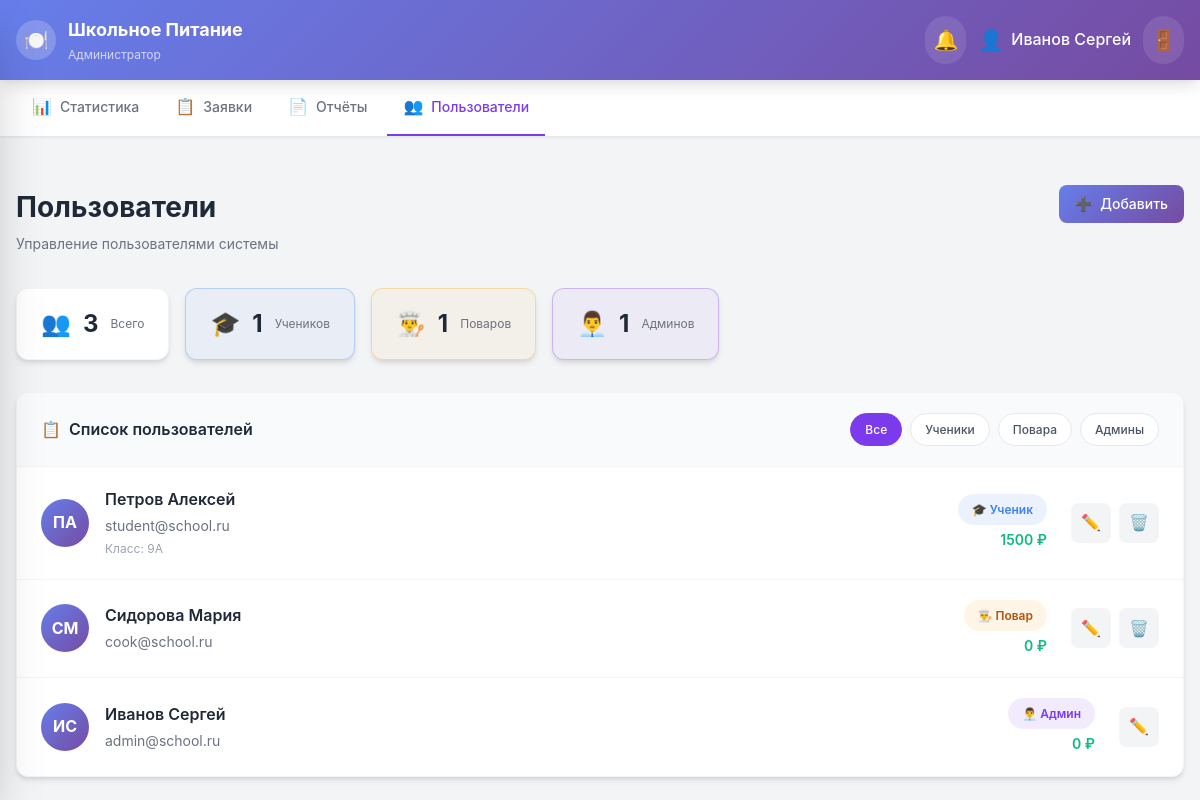
Before: /admin/users (signed in) with the older database file.
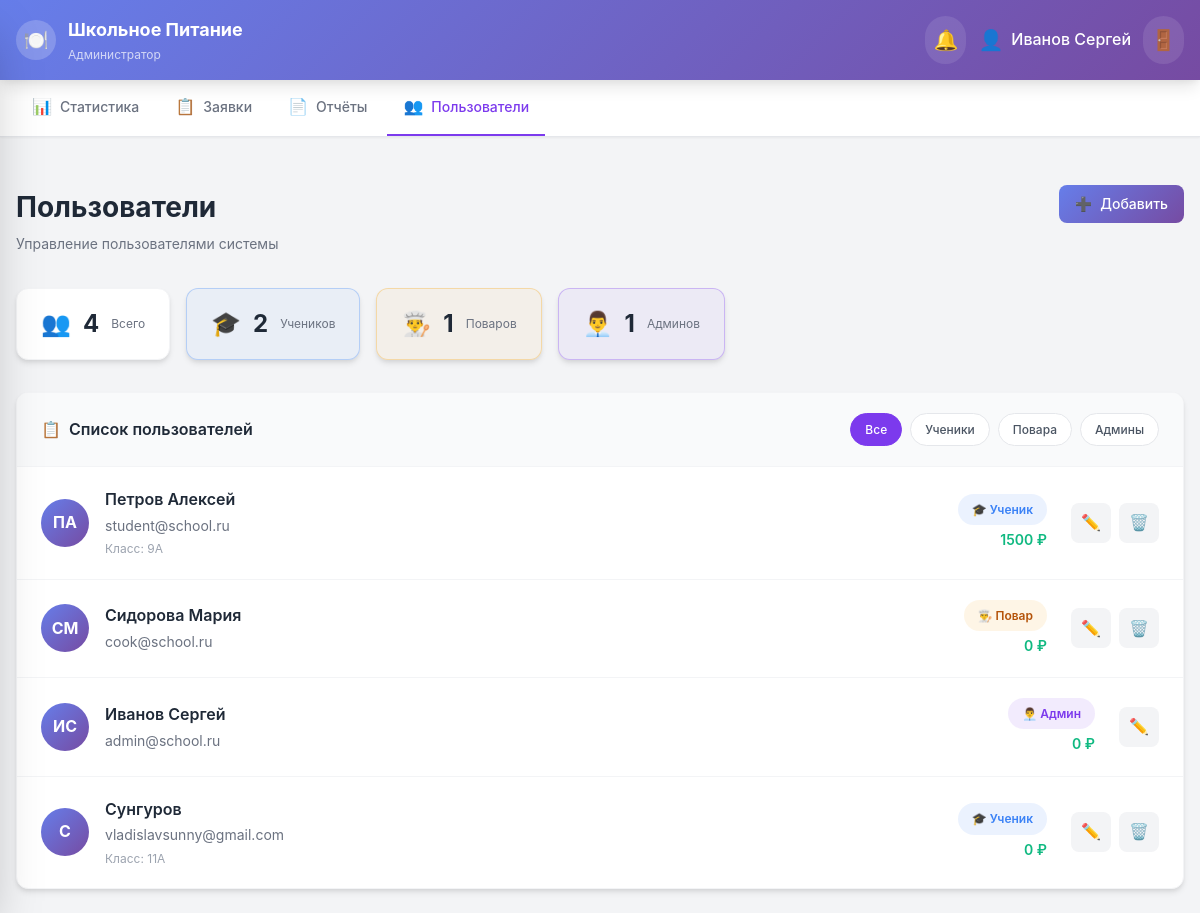
After: the same page with the newer database file.
### app.py (models this page shows)
class User(UserMixin, db.Model):
    id = db.Column(db.Integer, primary_key=True)
    email = db.Column(db.String(120), unique=True, nullable=False)
    password_hash = db.Column(db.String(256), nullable=False)
    name = db.Column(db.String(100), nullable=False)
    role = db.Column(db.String(20), nullable=False, default='student')
    student_class = db.Column(db.String(10))
    balance = db.Column(db.Float, default=0.0)
    allergies = db.Column(db.String(500), default='')
    created_at = db.Column(db.DateTime, default=datetime.utcnow)
    orders = db.relationship('Order', backref='user', lazy=True)
    reviews = db.relationship('Review', backref='user', lazy=True)
    notifications = db.relationship('Notification', backref='user', lazy=True)

### app.py (the view)
@app.route('/admin/users')
@login_required
@role_required('admin')
def admin_users():
    users = User.query.all()
    return render_template('admin/users.html', users=users)

### app.py (called while the page is built)
def role_required(*roles):
    def decorator(f):
        @wraps(f)
        def decorated_function(*args, **kwargs):
            if not current_user.is_authenticated:
                return redirect(url_for('login'))
            if current_user.role not in roles:
                flash('У вас нет доступа к этой странице', 'error')
                return redirect(url_for('index'))
            return f(*args, **kwargs)
        return decorated_function
    return decorator

@login_manager.user_loader
def load_user(user_id):
    return User.query.get(int(user_id))

### templates/admin/users.html (shortened to what this page needs)
{% extends 'base.html' %}
{% block content %}
<div class="page-top-spacing">
    <div class="page-header">
        <div class="users-header">
            <div class="users-header-left">
                <h2 class="page-title">Пользователи</h2>
                <p class="users-subtitle">Управление пользователями системы</p>
            </div>
            <button onclick="openAddUserModal()" class="btn btn-primary">
                <span>➕</span> Добавить
            </button>
        </div>
    </div>
</div>
<div class="users-stats-row">
    <div class="users-stat">
        <span class="users-stat-icon">👥</span>
        <span class="users-stat-value">{{ users|length }}</span>
        <span class="users-stat-label">Всего</span>
    </div>
    <div class="users-stat users-stat-students">
        <span class="users-stat-icon">🎓</span>
        <span class="users-stat-value">{{ users|selectattr('role', 'equalto', 'student')|list|length }}</span>
        <span class="users-stat-label">Учеников</span>
    </div>
    <div class="users-stat users-stat-cooks">
        <span class="users-stat-icon">👨‍🍳</span>
        <span class="users-stat-value">{{ users|selectattr('role', 'equalto', 'cook')|list|length }}</span>
        <span class="users-stat-label">Поваров</span>
    </div>
    <div class="users-stat users-stat-admins">
        <span class="users-stat-icon">👨‍💼</span>
        <span class="users-stat-value">{{ users|selectattr('role', 'equalto', 'admin')|list|length }}</span>
        <span class="users-stat-label">Админов</span>
    </div>
</div>
<div class="users-list-container">
    <div class="users-list-header">
        <div class="users-list-title">
            <span>📋</span>
            <h3>Список пользователей</h3>
        </div>
        <div class="users-filter">
            <button class="filter-btn active" onclick="filterUsers('all')">Все</button>
            <button class="filter-btn" onclick="filterUsers('student')">Ученики</button>
            <button class="filter-btn" onclick="filterUsers('cook')">Повара</button>
            <button class="filter-btn" onclick="filterUsers('admin')">Админы</button>
        </div>
    </div>
    <div class="users-list">
        {% for user in users %}
        <div class="user-list-item" data-role="{{ user.role }}" data-user-id="{{ user.id }}">
            <div class="user-list-left">
                <div class="user-list-avatar">
                    {{ user.name.split()[0][0] }}{{ user.name.split()[-1][0] if user.name.split()|length > 1 else '' }}
                </div>
                <div class="user-list-info">
                    <span class="user-list-name">{{ user.name }}</span>
                    <span class="user-list-email">{{ user.email }}</span>
                    {% if user.student_class %}
                    <span class="user-list-class">Класс: {{ user.student_class }}</span>
                    {% endif %}
                </div>
            </div>
            <div class="user-list-right">
                <div class="user-list-meta">
                    <span class="user-role-badge role-{{ user.role }}">
                        {% if user.role == 'student' %}🎓 Ученик
                        {% elif user.role == 'cook' %}👨‍🍳 Повар
                        {% else %}👨‍💼 Админ{% endif %}
                    </span>
                    {% if user.balance is not none %}
                    <span class="user-list-balance">{{ user.balance|int }} ₽</span>
                    {% endif %}
                </div>
                <div class="user-list-actions">
                    <button class="user-action-btn user-action-edit" onclick="openEditUserModal({{ user.id }}, '{{ user.name }}', '{{ user.email }}', '{{ user.role }}', '{{ user.student_class or '' }}')" title="Редактировать">
                        ✏️
                    </button>
                    {% if user.id != current_user.id %}
                    <button class="user-action-btn user-action-delete" onclick="confirmDeleteUser({{ user.id }}, '{{ user.name }}')" title="Удалить">
                        🗑️
                    </button>
                    {% endif %}
                </div>
            </div>
        </div>
        {% endfor %}
    </div>
</div>
{% endblock %}

### templates/base.html (shortened to what this page needs)
<!DOCTYPE html>
<html lang="ru">
<head>
    <link rel="stylesheet" href="{{ url_for('static', filename='css/style.css') }}">
    <link rel="stylesheet" href="{{ url_for('static', filename='css/mobile.css') }}">
    <script src="https://cdn.jsdelivr.net/npm/@tailwindcss/browser@4"></script>
</head>
<body class="body-bg">
    {% if current_user.is_authenticated %}
    <header class="header">
        <div class="header-container">
            <div class="header-content">
                <div class="header-logo">
                    <div class="header-logo-icon">🍽️</div>
                    <div class="header-title">
                        <h1>Школьное Питание</h1>
                        <p>
                            {% if current_user.role == 'student' %}Ученик{% elif current_user.role == 'cook' %}Повар{% else %}Администратор{% endif %}
                        </p>
                    </div>
                </div>
                <div class="header-actions">
                    <div class="header-notifications">
                        <button onclick="toggleNotifications()" class="header-btn">
                            <span>🔔</span>
                        </button>
                    </div>
                    <div class="header-user-info">
                        <span class="header-user-avatar">👤</span>
                        <span class="header-user-name">{{ current_user.name }}</span>
                    </div>
                    <a href="{{ url_for('logout') }}" class="header-logout" title="Выйти">🚪</a>
                </div>
            </div>
        </div>
    </header>
    <nav class="desktop-nav">
        <div class="nav-container">
            <div class="nav-tabs">
                {% if current_user.role == 'student' %}
                <a href="{{ url_for('student_menu') }}" class="nav-tab {% if request.endpoint == 'student_menu' %}active{% endif %}">
                    <span class="nav-icon">🍽️</span> Меню
                </a>
                <a href="{{ url_for('student_orders') }}" class="nav-tab {% if request.endpoint == 'student_orders' %}active{% endif %}">
                    <span class="nav-icon">🛒</span> Мои заказы
                </a>
                <a href="{{ url_for('student_payment') }}" class="nav-tab {% if request.endpoint == 'student_payment' %}active{% endif %}">
                    <span class="nav-icon">💳</span> Оплата
                </a>
                <a href="{{ url_for('student_profile') }}" class="nav-tab {% if request.endpoint == 'student_profile' %}active{% endif %}">
                    <span class="nav-icon">👤</span> Профиль
                </a>
                {% elif current_user.role == 'admin' %}
                <a href="{{ url_for('admin_dashboard') }}" class="nav-tab {% if request.endpoint == 'admin_dashboard' %}active{% endif %}">
                    <span class="nav-icon">📊</span> Статистика
                </a>
                <a href="{{ url_for('admin_requests') }}" class="nav-tab {% if request.endpoint == 'admin_requests' %}active{% endif %}">
                    <span class="nav-icon">📋</span> Заявки
                </a>
                <a href="{{ url_for('admin_reports') }}" class="nav-tab {% if request.endpoint == 'admin_reports' %}active{% endif %}">
                    <span class="nav-icon">📄</span> Отчёты
                </a>
                <a href="{{ url_for('admin_users') }}" class="nav-tab {% if request.endpoint == 'admin_users' %}active{% endif %}">
                    <span class="nav-icon">👥</span> Пользователи
                </a>
                {% endif %}
            </div>
        </div>
    </nav>
    {% endif %}
    <main class="main-container">
        {% block content %}{% endblock %}
    </main>
</body>
</html>

Changed rows visible on the page:
added User: name "С", name "Сунгуров", email "vladislavsunny@gmail.com", student_class "11А", role "🎓 Ученик", balance "0"
Other visible differences:
{{ users|length }}: "3" → "4"
{{ users|selectattr('role', 'equalto', 'student')|list|length }}: "1" → "2"
